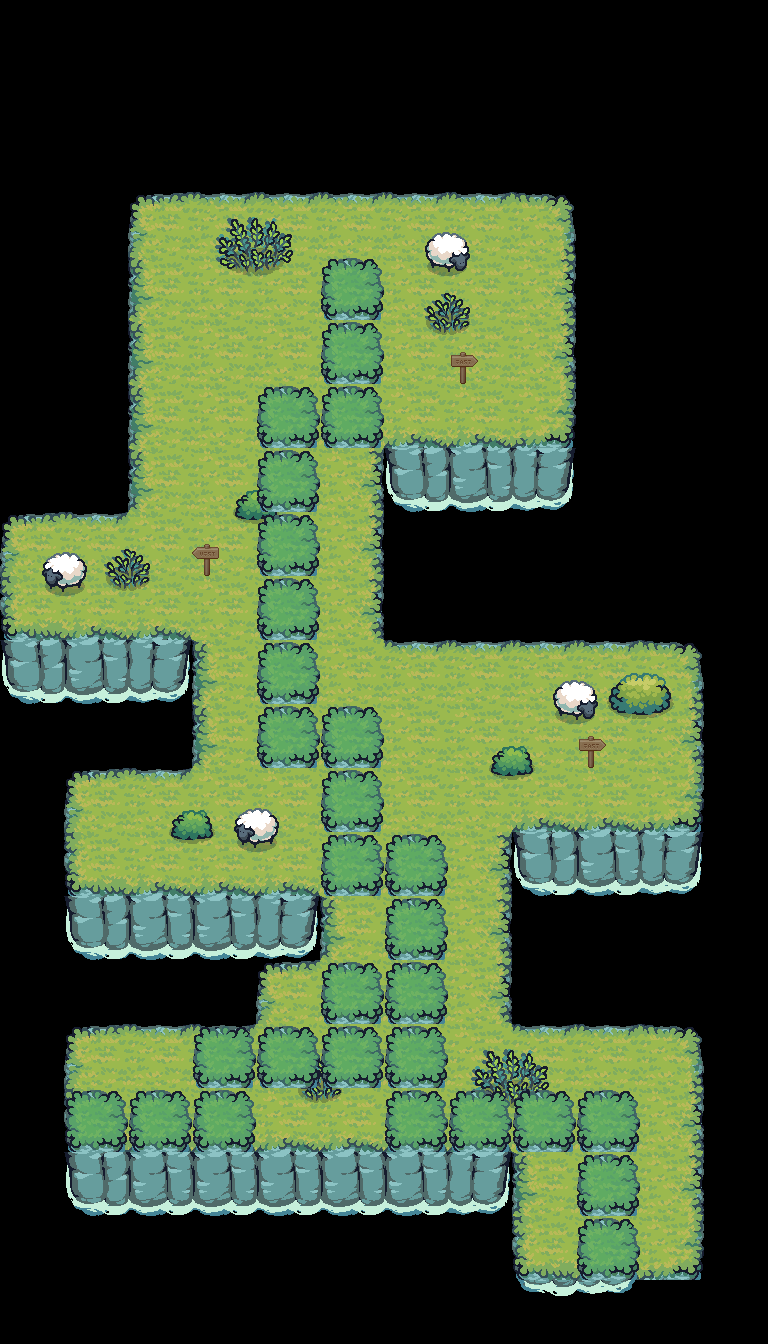

The image is a tile-based game level rendered from a .tmx file. Its description and complete source (layers, tilesets, objects, tile grids) follow:
An orthogonal 12x21 tile map with 64x64 px tiles, 4 tile layers (ground, dec, towers, road), 4 tilesets and 16 objects.

<map version="1.10" tiledversion="1.12.1" orientation="orthogonal" renderorder="right-down" width="12" height="21" tilewidth="64" tileheight="64" infinite="0" nextlayerid="9" nextobjectid="31">
 <tileset firstgid="1" source="Tilemap.tsx" />
 <tileset firstgid="641" source="Bush.tsx" />
 <tileset firstgid="673" source="Sheep.tsx" />
 <tileset firstgid="709" source="TXProps.tsx" />
 <layer id="1" name="ground" width="12" height="21">
  <data encoding="csv">
0,0,0,0,0,0,0,0,0,0,0,0,
0,0,0,0,0,0,0,0,0,0,0,0,
0,0,0,0,0,0,0,0,0,0,0,0,
0,0,22,23,23,23,23,23,24,0,0,0,
0,0,42,43,43,43,43,43,44,0,0,0,
0,0,42,43,43,43,43,43,44,0,0,0,
0,0,42,43,43,43,63,63,64,0,0,0,
0,0,42,43,43,44,87,88,89,0,0,0,
22,23,43,43,43,44,0,0,0,0,0,0,
62,63,63,43,43,44,0,0,0,0,0,0,
87,88,89,42,43,43,23,23,23,23,24,0,
0,0,0,42,43,43,43,43,43,43,44,0,
0,22,23,43,43,43,43,43,63,63,64,0,
0,62,63,63,63,43,43,44,87,88,89,0,
0,87,88,88,89,42,43,44,0,0,0,0,
0,0,0,0,22,43,43,44,0,0,0,0,
0,22,23,23,43,43,43,43,23,23,24,0,
0,62,63,63,63,63,63,63,43,43,44,0,
0,87,88,88,88,88,88,89,42,43,44,0,
0,0,0,0,0,0,0,0,62,63,64,0,
0,0,0,0,0,0,0,0,82,84,0,0
</data>
 </layer>
 <layer id="2" name="dec" width="12" height="21">
  <data encoding="csv">
0,0,0,0,0,0,0,0,0,0,0,0,
0,0,0,0,0,0,0,0,0,0,0,0,
0,0,0,0,0,0,0,0,0,0,0,0,
0,0,0,0,0,0,0,0,0,0,0,0,
0,0,0,657,0,0,673,0,0,0,0,0,
0,0,0,0,0,0,665,0,0,0,0,0,
0,0,0,0,0,0,0,0,0,0,0,0,
0,0,0,0,0,0,0,0,0,0,0,0,
0,0,0,649,0,0,0,0,0,0,0,0,
2147484333,665,0,0,0,0,0,0,0,0,0,0,
0,0,0,0,0,0,0,0,0,0,0,0,
0,0,0,0,0,0,0,0,673,641,0,0,
0,0,0,0,0,0,0,649,0,0,0,0,
0,0,649,2147484333,0,0,0,0,0,0,0,0,
0,0,0,0,0,0,0,0,0,0,0,0,
0,0,0,0,0,0,0,0,0,0,0,0,
0,0,0,0,0,0,0,0,0,0,0,0,
0,0,0,0,665,0,0,657,0,0,0,0,
0,0,0,0,0,0,0,0,0,0,0,0,
0,0,0,0,0,0,0,0,0,0,0,0,
0,0,0,0,0,0,0,0,0,0,0,0
</data>
 </layer>
 <layer id="6" name="towers" width="12" height="21">
  <data encoding="csv">
0,0,0,0,0,0,0,0,0,0,0,0,
0,0,0,0,0,0,0,0,0,0,0,0,
0,0,0,0,0,0,0,0,0,0,0,0,
0,0,0,0,0,0,0,0,0,0,0,0,
0,0,0,0,0,0,0,0,0,0,0,0,
0,0,0,0,0,0,0,792,0,0,0,0,
0,0,0,0,0,0,0,0,0,0,0,0,
0,0,0,0,0,0,0,0,0,0,0,0,
0,0,0,824,0,0,0,0,0,0,0,0,
0,0,0,0,0,0,0,0,0,0,0,0,
0,0,0,0,0,0,0,0,0,0,0,0,
0,0,0,0,0,0,0,0,0,792,0,0,
0,0,0,0,0,0,0,0,0,0,0,0,
0,0,0,0,0,0,0,0,0,0,0,0,
0,0,0,0,0,0,0,0,0,0,0,0,
0,0,0,0,0,0,0,0,0,0,0,0,
0,0,0,0,0,0,0,0,0,0,0,0,
0,0,0,0,0,0,0,0,0,0,0,0,
0,0,0,0,0,0,0,0,0,0,0,0,
0,0,0,0,0,0,0,0,0,0,0,0,
0,0,0,0,0,0,0,0,0,0,0,0
</data>
 </layer>
 <layer id="7" name="road" width="12" height="21">
  <data encoding="csv">
0,0,0,0,0,0,0,0,0,0,0,0,
0,0,0,0,0,0,0,0,0,0,0,0,
0,0,0,0,0,0,0,0,0,0,0,0,
0,0,0,0,0,0,0,0,0,0,0,0,
0,0,0,0,0,425,0,0,0,0,0,0,
0,0,0,0,0,425,0,0,0,0,0,0,
0,0,0,0,425,425,0,0,0,0,0,0,
0,0,0,0,425,0,0,0,0,0,0,0,
0,0,0,0,425,0,0,0,0,0,0,0,
0,0,0,0,425,0,0,0,0,0,0,0,
0,0,0,0,425,0,0,0,0,0,0,0,
0,0,0,0,425,425,0,0,0,0,0,0,
0,0,0,0,0,425,0,0,0,0,0,0,
0,0,0,0,0,425,425,0,0,0,0,0,
0,0,0,0,0,0,425,0,0,0,0,0,
0,0,0,0,0,425,425,0,0,0,0,0,
0,0,0,425,425,425,425,0,0,0,0,0,
0,425,425,425,0,0,425,425,425,425,0,0,
0,0,0,0,0,0,0,0,0,425,0,0,
0,0,0,0,0,0,0,0,0,425,0,0,
0,0,0,0,0,0,0,0,0,0,0,0
</data>
 </layer>
 <objectgroup id="8" name="road_polygon">
  <object id="30" x="631" y="1268.5">
   <polygon points="0,0 -51,-1.5 -53.5,-121.5 -175.5,-125.5 -242,-121.5 -247,-177.5 -379,-180 -380,-127.5 -554.333,-125.833 -558.333,-183.833 -449.667,-187.167 -436.333,-243.167 -315.667,-246.5 -307,-303.833 -250.333,-312.5 -248.333,-368.5 -310.333,-376.5 -313.667,-497.167 -369.667,-502.5 -387,-819.833 -371,-889.833 -321.667,-893.167 -317.667,-1019.83 -243,-1023.17 -235.667,-915.167 -244.333,-818.5 -308.333,-812.5 -300.333,-576.5 -233,-557.167 -242.333,-441.833 -176.333,-437.833 -169,-188.5 3,-188.5 22.3333,-158.5" />
  </object>
 </objectgroup>
 <objectgroup id="3" name="enemy_path">
  <object id="1" x="594" y="1220">
   <properties>
    <property name="next" type="object" value="2" />
    <property name="start" type="bool" value="true" />
   </properties>
   <point />
  </object>
  <object id="2" x="567" y="1094">
   <properties>
    <property name="next" type="object" value="3" />
   </properties>
   <point />
  </object>
  <object id="3" x="413" y="1092">
   <properties>
    <property name="next" type="object" value="4" />
   </properties>
   <point />
  </object>
  <object id="4" x="378" y="1003">
   <properties>
    <property name="next" type="object" value="5" />
   </properties>
   <point />
  </object>
  <object id="5" x="408" y="898">
   <properties>
    <property name="next" type="object" value="6" />
   </properties>
   <point />
  </object>
  <object id="6" x="341" y="777">
   <properties>
    <property name="next" type="object" value="7" />
   </properties>
   <point />
  </object>
  <object id="7" x="302" y="699">
   <properties>
    <property name="next" type="object" value="8" />
   </properties>
   <point />
  </object>
  <object id="8" x="266" y="574">
   <properties>
    <property name="next" type="object" value="9" />
   </properties>
   <point />
  </object>
  <object id="9" x="337" y="395">
   <properties>
    <property name="next" type="object" value="10" />
   </properties>
   <point />
  </object>
  <object id="10" x="363" y="306">
   <properties>
    <property name="end" type="bool" value="true" />
    <property name="next" type="object" value="0" />
   </properties>
   <point />
  </object>
  <object id="11" x="123" y="1096">
   <properties>
    <property name="next" type="object" value="12" />
    <property name="start" type="bool" value="true" />
   </properties>
   <point />
  </object>
  <object id="12" x="269" y="1072">
   <properties>
    <property name="next" type="object" value="4" />
   </properties>
   <point />
  </object>
 </objectgroup>
 <objectgroup id="4" name="tower_points">
  <object id="16" x="576" y="768">
   <properties>
    <property name="height" value="80" />
    <property name="radius" value="40" />
    <property name="width" value="100" />
   </properties>
   <point />
  </object>
  <object id="17" x="448" y="384">
   <properties>
    <property name="height" value="80" />
    <property name="radius" value="40" />
    <property name="width" value="100" />
   </properties>
   <point />
  </object>
  <object id="18" x="206.222" y="589.099">
   <properties>
    <property name="height" value="80" />
    <property name="radius" value="40" />
    <property name="width" value="100" />
   </properties>
   <point />
  </object>
 </objectgroup>
</map>
